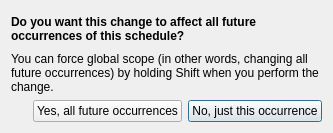
<?xml version="1.0" encoding="UTF-8"?>
<ui version="4.0">
 <class>ScheduleScopeDialog</class>
 <widget class="QDialog" name="ScheduleScopeDialog">
  <property name="geometry">
   <rect>
    <x>0</x>
    <y>0</y>
    <width>333</width>
    <height>133</height>
   </rect>
  </property>
  <property name="windowTitle">
   <string>Schedule Modification Scope</string>
  </property>
  <layout class="QVBoxLayout" name="verticalLayout">
   <item>
    <widget class="QLabel" name="label">
     <property name="font">
      <font>
       <weight>75</weight>
       <bold>true</bold>
      </font>
     </property>
     <property name="text">
      <string>Do you want this change to affect all future occurrences of this schedule?</string>
     </property>
     <property name="wordWrap">
      <bool>true</bool>
     </property>
    </widget>
   </item>
   <item>
    <widget class="QLabel" name="label_2">
     <property name="text">
      <string>You can force global scope (in other words, changing all future occurrences) by holding Shift when you perform the change.</string>
     </property>
     <property name="wordWrap">
      <bool>true</bool>
     </property>
    </widget>
   </item>
   <item>
    <layout class="QHBoxLayout" name="horizontalLayout">
     <item>
      <spacer name="horizontalSpacer">
       <property name="orientation">
        <enum>Qt::Horizontal</enum>
       </property>
       <property name="sizeHint" stdset="0">
        <size>
         <width>40</width>
         <height>20</height>
        </size>
       </property>
      </spacer>
     </item>
     <item>
      <widget class="QPushButton" name="pushButton">
       <property name="text">
        <string>Yes, all future occurrences</string>
       </property>
       <property name="autoDefault">
        <bool>false</bool>
       </property>
      </widget>
     </item>
     <item>
      <widget class="QPushButton" name="pushButton_2">
       <property name="text">
        <string>No, just this occurrence</string>
       </property>
       <property name="autoDefault">
        <bool>false</bool>
       </property>
       <property name="default">
        <bool>true</bool>
       </property>
      </widget>
     </item>
    </layout>
   </item>
  </layout>
 </widget>
 <resources/>
 <connections>
  <connection>
   <sender>pushButton_2</sender>
   <signal>clicked()</signal>
   <receiver>ScheduleScopeDialog</receiver>
   <slot>reject()</slot>
   <hints>
    <hint type="sourcelabel">
     <x>309</x>
     <y>117</y>
    </hint>
    <hint type="destinationlabel">
     <x>248</x>
     <y>147</y>
    </hint>
   </hints>
  </connection>
  <connection>
   <sender>pushButton</sender>
   <signal>clicked()</signal>
   <receiver>ScheduleScopeDialog</receiver>
   <slot>accept()</slot>
   <hints>
    <hint type="sourcelabel">
     <x>133</x>
     <y>119</y>
    </hint>
    <hint type="destinationlabel">
     <x>19</x>
     <y>143</y>
    </hint>
   </hints>
  </connection>
 </connections>
</ui>
